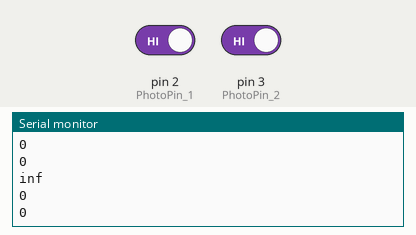
Bench run of a sketch on a simulated Arduino Uno, built with avr-gcc and run on an emulated ATmega328P. Shown: the last lines printed to the serial monitor. The test bench sets the inputs (shaded band); at power-on: pin 2 (PhotoPin_1) HIGH, pin 3 (PhotoPin_2) HIGH.

Above: at 1.2 s.
1.3 s: pin 2 (PhotoPin_1) driven LOW
At 1.31 s:
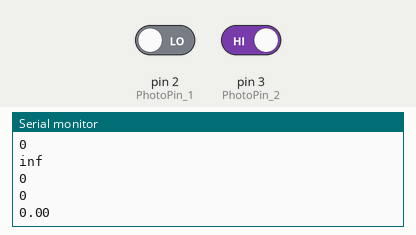
2.8 s: pin 3 (PhotoPin_2) driven LOW
At 3.6 s:
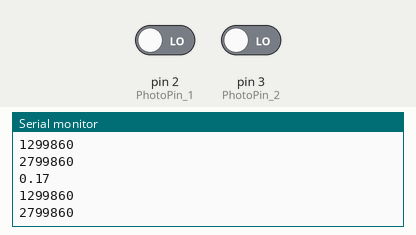
Timing chart, 0 to 5.8 s (numbered marks = the images above; inputs shaded):
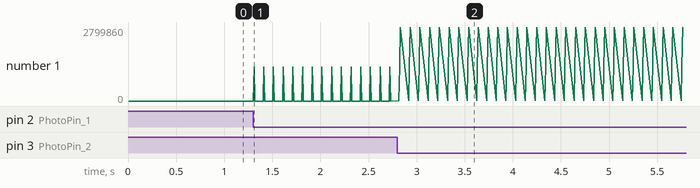

Measured:
- after the input at 1.3 s, the serial monitor: prints a new line at once (image 1)
- after the input at 2.8 s, the serial monitor: prints a new line at once (image 2)

The sketch:

Chronograph_Debug.ino
```cpp
/*
 This is debugging code for the cronography and allows for viewing false positives and time values.
 Feel free to modify it with improvements and please share your results!
 */

const int PhotoPin_1 = 2;
const int PhotoPin_2 = 3;
volatile unsigned long time1 = 0;
volatile unsigned long time2 = 0;
unsigned long time1_aux = 0;
unsigned long time2_aux = 0;
volatile int pass = 0;
double bulletspeed = 0;

void setup() {
Serial.begin(9600); //initialize serial port
attachInterrupt(digitalPinToInterrupt(PhotoPin_1),timer1,FALLING);
attachInterrupt(digitalPinToInterrupt(PhotoPin_2),timer2,FALLING);
}

void loop() {
 //first take the interrupt values and place them in new variables
 noInterrupts();
 time1_aux = time1;
 time2_aux = time2;
 interrupts();
 //Calculate the speed based on 3in sensor distance
 bulletspeed = (0.25/(time2_aux-time1_aux))*1000000;
 //output the bulletspeed and sensor timings for debugging
 //if there is no reading troubleshoot as described in the Instructable with AnalogReadSerial
 Serial.println(bulletspeed);
  Serial.println(time1_aux);
  Serial.println(time2_aux);
 delay(100);

}

void timer1() {
  time1 = micros();
  pass++;
}
void timer2() {
  time2 = micros();
}
```
